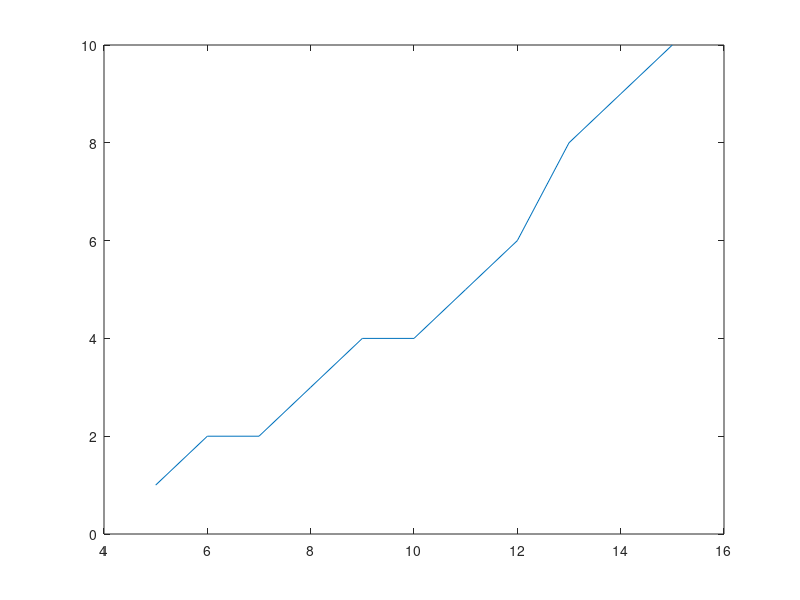

Source code (MATLAB): (Note: this script raises an error after producing the figure.)
fwhm_vals = 5:15;
plot(fwhm_vals, [1,2,2,3,4,4,5,6,8,9,10])
hold on

srf = loadsrf('fs5', 'sphere');
fwhmconverts = zeros(1,length(fwhm_vals));
for I = 1:length(fwhm_vals)
    fwhm = fwhm_vals(I);
    fwhmconverts(I) = srf_fwhm2niters(fwhm, srf, 1.48);
end
plot(fwhm_vals, fwhmconverts)
